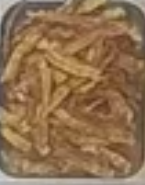
#> input picture 01. Labelling data/color_analysis/bacon/01. full.png, 145 x 185 px; its folder holds only this picture in this run
$ python color_analysis_bacon.py
#> lines starting #> are read from the running program, lines starting #| are printed output that depends on the picture; after the words box and inside, x2 and y2 are one past the last pixel; in counts of white or black regions, pixels touching at a corner belong together
import cv2
import numpy as np
import os
import matplotlib.pyplot as plt

def analyze_yellow_range(folder_path):
#> called with folder_path = 'color_analysis/bacon'
    if not os.path.exists(folder_path):
        print("Error: Carpeta no encontrada.")
        return

    files = sorted([f for f in os.listdir(folder_path) if f.endswith('.png')])
    results_data = []

    print(f"{'ARCHIVO':<25} | {'% OCUPACIÓN':<15}")
    print("-" * 45)

    for filename in files:
        path = os.path.join(folder_path, filename)
        img = cv2.imread(path)
#> img is the input picture: shape (185, 145, 3); mean B, G, R 80, 112.4, 143.7
        if img is None: continue

        # 1. SEPARAR Y RESTAR
        b, g, r = cv2.split(img)
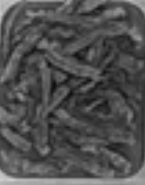
#> b: shape (185, 145); min 11, max 208, mean 80
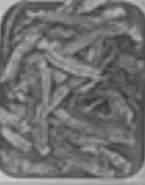
#> g: shape (185, 145); min 50, max 211, mean 112.4
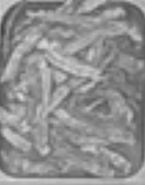
#> r: shape (185, 145); min 64, max 225, mean 143.7
        diff_rg = cv2.subtract(r, g)
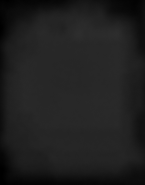
#> diff_rg: shape (185, 145); min 0, max 46, mean 31.3

        # 2. AMPLIFICACIÓN (Normalización)
        # Esto estira el contraste para que lo tenue se vuelva visible
        norm_diff = cv2.normalize(diff_rg, None, 0, 255, cv2.NORM_MINMAX)
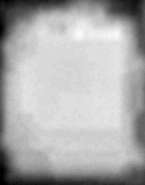
#> norm_diff: shape (185, 145); min 0, max 255, mean 173.7

        # --- EL CAMBIO CLAVE: BAJAMOS EL UMBRAL ---
        # 135 (Rojo + Todo el Amarillo).
        # Nota: Si ves que empieza a marcar el fondo azul, sube esto a 145.
        _, mask = cv2.threshold(norm_diff, 135, 255, cv2.THRESH_BINARY)
#> mask: shape (185, 145); 77.4% white; 3 black regions (1 under 20 px), largest, box (x1, y1, x2, y2) and area: (0, 0, 145, 185) 5630, (134, 73, 145, 154) 426

        # 3. RECUPERAR LO QUEMADO (Oscuridad)
        hsv = cv2.cvtColor(img, cv2.COLOR_BGR2HSV)
#> hsv: shape (185, 145, 3); mean H, S, V 15.5, 114.6, 143.7
        mask_dark = cv2.inRange(hsv, np.array([0, 20, 0]), np.array([180, 255, 60]))
#> mask_dark: shape (185, 145); every value is 0
        mask = cv2.bitwise_or(mask, mask_dark)

        # 4. MORFOLOGÍA (Conectar zonas amarillas con rojas)
        # Usamos un kernel mediano para fusionar el amarillo periférico con el rojo central
        kernel_connect = np.ones((7,7), np.uint8)
        mask = cv2.morphologyEx(mask, cv2.MORPH_CLOSE, kernel_connect)
#> mask: shape (185, 145); 78% white; 3 black regions, box (x1, y1, x2, y2) and area: (0, 0, 145, 185) 4315, (87, 0, 145, 57) 1247, (135, 109, 145, 149) 340

        # Limpieza suave de bordes
        kernel_clean = np.ones((3,3), np.uint8)
        mask = cv2.morphologyEx(mask, cv2.MORPH_OPEN, kernel_clean)

        # Dilatación suave para suavizar el contorno final
        mask = cv2.dilate(mask, kernel_clean, iterations=1)
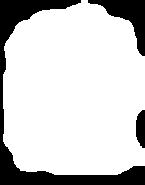
#> mask: shape (185, 145); 80.2% white; 3 black regions

        # Filtro de Área
        contours, _ = cv2.findContours(mask, cv2.RETR_EXTERNAL, cv2.CHAIN_APPROX_SIMPLE)
#> contours = 1 contour; box (x1, y1, x2, y2) and area: (3, 0, 145, 175) 21234
        mask_final = np.zeros_like(mask)
        for cnt in contours:
            if cv2.contourArea(cnt) > 400:
                cv2.drawContours(mask_final, [cnt], -1, 255, -1)
#> this loop made 1 pass
        mask = mask_final

        # CALCULAR
        food_pixels = cv2.countNonZero(mask)
#> food_pixels = 21506
        total_pixels = img.shape[0] * img.shape[1]
#> total_pixels = 26825
        percent = (food_pixels / total_pixels) * 100
#> percent = 80.17

        # VISUALIZAR
        img_visual = img.copy()
        contours, _ = cv2.findContours(mask, cv2.RETR_EXTERNAL, cv2.CHAIN_APPROX_SIMPLE)
        cv2.drawContours(img_visual, contours, -1, (0, 255, 0), 2)
#> img_visual: shape (185, 145, 3); 6.59% of pixels changed, all inside (x1, y1, x2, y2) = (2, 0, 145, 176)
        img_visual_rgb = cv2.cvtColor(img_visual, cv2.COLOR_BGR2RGB)

        heatmap = cv2.applyColorMap(norm_diff, cv2.COLORMAP_JET)
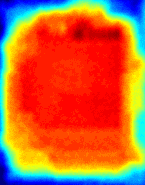
#> heatmap: shape (185, 145, 3); mean B, G, R 52.7, 104.5, 199.6
        heatmap_rgb = cv2.cvtColor(heatmap, cv2.COLOR_BGR2RGB)

        state_name = filename.split('.')[1].replace('_', ' ').title().strip()
        results_data.append({'name': state_name, 'percent': percent, 'image': img_visual_rgb, 'heatmap': heatmap_rgb})
        print(f"{filename:<25} | {percent:6.2f}%")
#| 01. full.png              |  80.17%

    # GRAFICAR
    if not results_data: return
    num_images = len(results_data)
#> num_images = 1
    import math
    cols = 3
    rows = math.ceil(num_images / cols)
#> rows = 1
    fig = plt.figure(figsize=(16, 5 * rows))
    plt.suptitle("Detección Ampliada", fontsize=16)
    for i in range(num_images):
        r = (i // cols); c = (i % cols)
        ax_img = fig.add_subplot(rows * 2, cols, (r * 2 * cols) + c + 1)
        data = results_data[i]
        ax_img.imshow(data['image'])
        ax_img.set_title(f"{data['name']}\n{data['percent']:.1f}%", fontsize=12, fontweight='bold')
        ax_img.axis('off')
        ax_heat = fig.add_subplot(rows * 2, cols, ((r * 2 + 1) * cols) + c + 1)
        ax_heat.imshow(data['heatmap'])
        ax_heat.set_title("Señal Amplificada", fontsize=9)
        ax_heat.axis('off')
    plt.tight_layout()
    plt.show()

if __name__ == "__main__":
    folder = "color_analysis/bacon"
    analyze_yellow_range(folder)

$ run again, on 01. Labelling data/color_analysis/bacon/02. medium.png
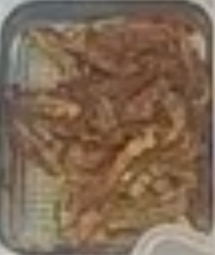
#> input picture 01. Labelling data/color_analysis/bacon/02. medium.png, 215 x 255 px
#> in analyze_yellow_range, img is the input picture: shape (255, 215, 3); mean B, G, R 83.5, 104.2, 127.4
#> hsv: shape (255, 215, 3); mean H, S, V 18.4, 90, 127.6
#> mask_dark: shape (255, 215); every value is 0
#> in analyze_yellow_range, `mask = cv2.dilate(mask, kernel_clean, iterations=1)`:
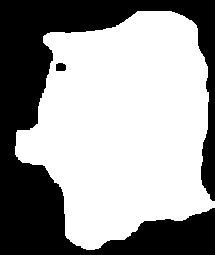
#> mask: shape (255, 215); 60.9% white; 2 black regions
#> contours = 1 contour; box (x1, y1, x2, y2) and area: (15, 11, 215, 250) 33106
#> the loop in analyze_yellow_range, `for cnt in contours:` made 1 pass
#> food_pixels = 33479
#> percent = 61.07
#> img_visual: shape (255, 215, 3); 4.67% of pixels changed, all inside (x1, y1, x2, y2) = (14, 10, 215, 251)
#> in analyze_yellow_range, `heatmap = cv2.applyColorMap(norm_diff, cv2.COLORMAP_JET)`:
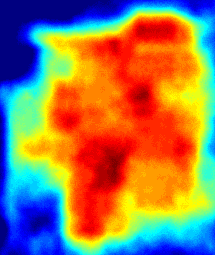
#> heatmap: shape (255, 215, 3); mean B, G, R 89, 124.7, 152.9
#| 02. medium.png            |  61.07%
#> num_images = 1

$ run again, on 01. Labelling data/color_analysis/bacon/03. low.png
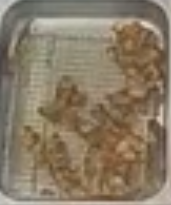
#> input picture 01. Labelling data/color_analysis/bacon/03. low.png, 171 x 205 px
#> in analyze_yellow_range, img is the input picture: shape (205, 171, 3); mean B, G, R 100.7, 122, 136.7
#> hsv: shape (205, 171, 3); mean H, S, V 19.4, 69.1, 136.8
#> mask_dark: shape (205, 171); every value is 0
#> in analyze_yellow_range, `mask = cv2.dilate(mask, kernel_clean, iterations=1)`:
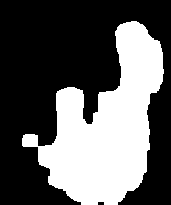
#> mask: shape (205, 171); 36.8% white; 1 white region
#> contours = 1 contour; box (x1, y1, x2, y2) and area: (22, 21, 164, 205) 12578
#> the loop in analyze_yellow_range, `for cnt in contours:` made 1 pass
#> food_pixels = 12904
#> percent = 36.81
#> img_visual: shape (205, 171, 3); 6.11% of pixels changed, all inside (x1, y1, x2, y2) = (21, 20, 165, 205)
#> in analyze_yellow_range, `heatmap = cv2.applyColorMap(norm_diff, cv2.COLORMAP_JET)`:
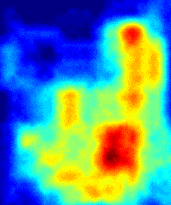
#> heatmap: shape (205, 171, 3); mean B, G, R 148.5, 147.5, 91.6
#| 03. low.png               |  36.81%
#> num_images = 1
